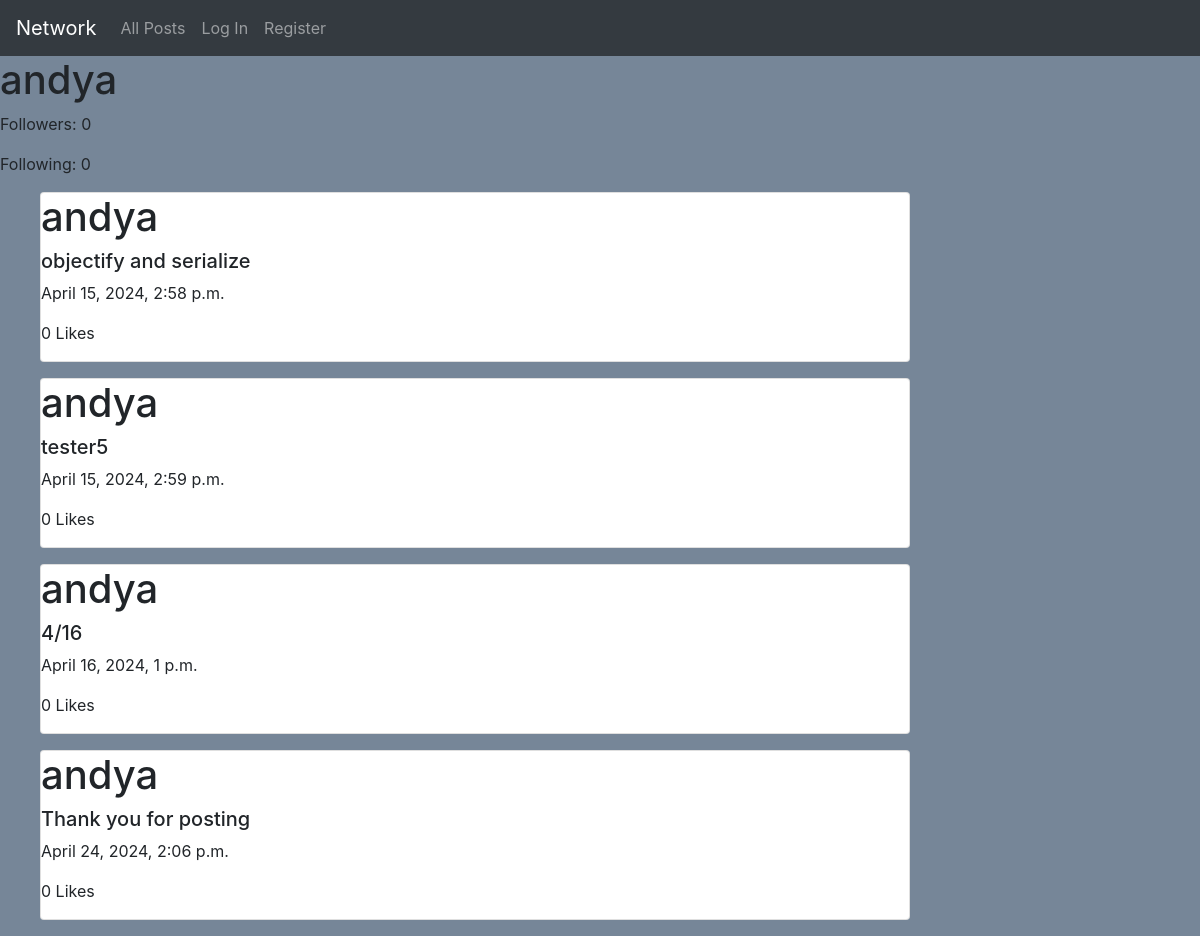
Page /profile/2 on the earlier database version.
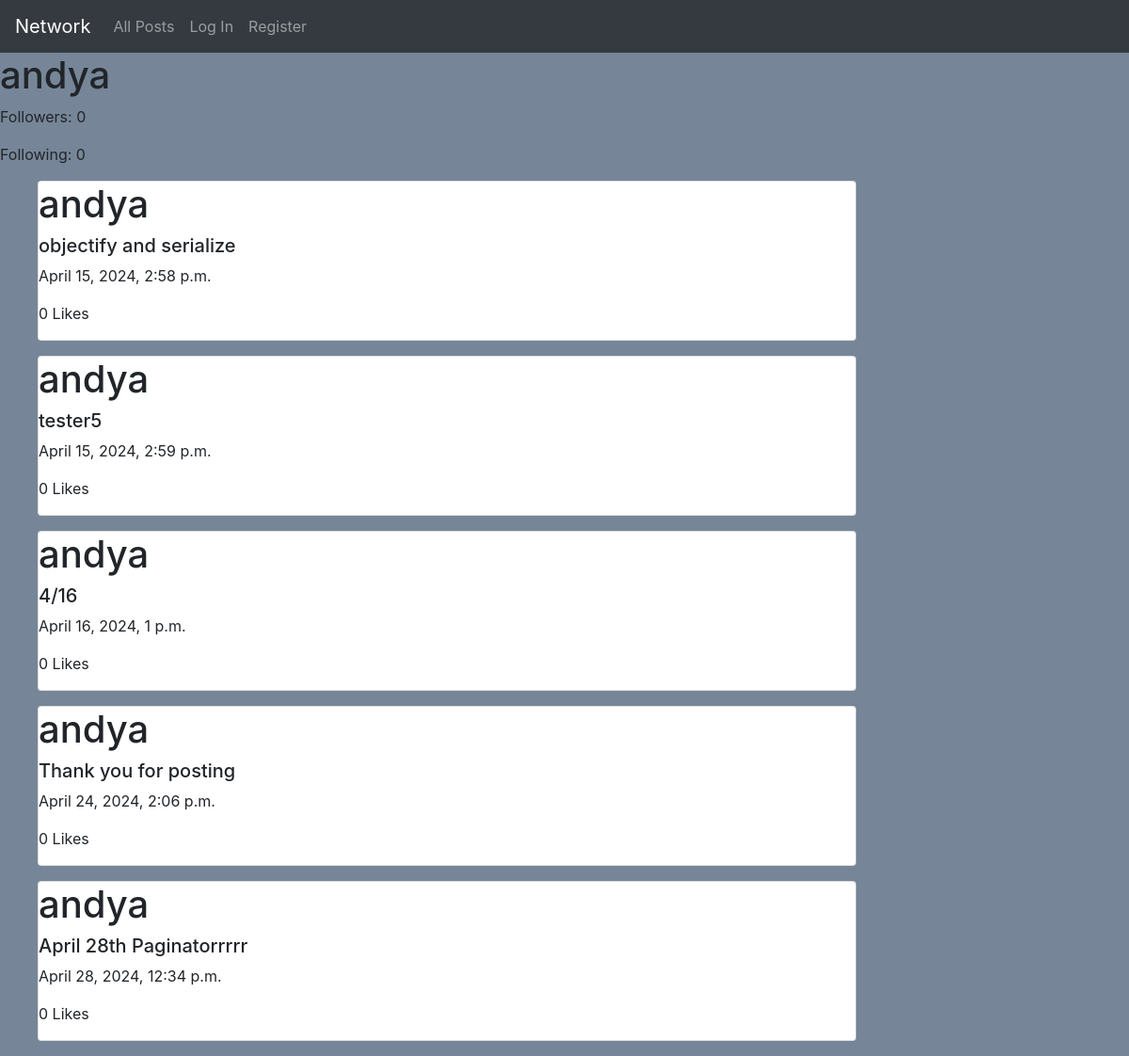
Same page on the later database version.
### network/models.py (models this page shows, shortened)
class User(AbstractUser):
    followers = models.ManyToManyField(Post, blank=True, related_name="followers")
    following = models.ManyToManyField(Post, blank=True, related_name="following")
    def __str__(self):
        return f"{self.username}"

class Post(models.Model):
    user = models.ForeignKey('User', on_delete=models.CASCADE, blank=True, null=True)
    text = models.CharField(max_length=255, blank=True)
    timestamp = models.DateTimeField(auto_now_add=True)
    likes = models.IntegerField(default=0)

### network/views.py (the view)
# urls.py: path("profile/<int:id>", views.user_profile, name="profile")
def user_profile(request, id):
    if request.method == "GET":
        user = User.objects.get(pk=id)
        posts = Post.objects.filter(user=id)
        followers = user.followers.all()
        following = user.following.all()
        return render(request, "network/profile.html", {
            "posts":posts.all(),
            "username": user.username,
            "followers": followers.__len__,
            "following": following.__len__,
        })

### network/templates/network/profile.html (shortened to what this page needs)
{% extends "network/layout.html" %}
{% load static %}
{% block body %}
<h1>{{ username }}</h1>
<p>Followers: {{ followers }}</p>
<p>Following: {{ following }}</p>
<div>
    {% for post in posts %}
        <ul>
            <div class="card w-75">
                <h1>{{post.user}}</h1>
                <h5>{{post.text}}</h5>
                <p>{{post.timestamp}}</p>
                <p>{{post.likes}} Likes</p>
            </div>
        </ul>
    {% endfor %}
</div>
{% endblock %}

### network/templates/network/layout.html (shortened to what this page needs)
{% load static %}
<!DOCTYPE html>
<html lang="en">
    <head>
        <link rel="stylesheet" href="https://stackpath.bootstrapcdn.com/bootstrap/4.4.1/css/bootstrap.min.css">
        <link href="{% static 'network/styles.css' %}" rel="stylesheet">
    </head>
    <body>
        <nav class="navbar navbar-expand-lg navbar-dark bg-dark">
            <a class="navbar-brand" href="#">Network</a>
            <div>
              <ul class="navbar-nav mr-auto">
                <li class="nav-item">
                  <a class="nav-link" href="{% url 'index' %}">All Posts</a>
                </li>
                {% if user.is_authenticated %}
                    <li class="nav-item">
                        <a class="nav-link" href="#">Following</a>
                    </li>
                    <li class="nav-item">
                        <a class="nav-link" href="{% url 'logout' %}">Log Out</a>
                    </li>
                {% else %}
                    <li class="nav-item">
                        <a class="nav-link" href="{% url 'login' %}">Log In</a>
                    </li>
                    <li class="nav-item">
                        <a class="nav-link" href="{% url 'register' %}">Register</a>
                    </li>
                {% endif %}
              </ul>
            </div>
          </nav>
        <div id="body-view">
            {% block body %}
            {% endblock %}
        </div>
    </body>
</html>

### network/static/network/styles.css (style rules this page uses)
body { background-color: #768698; }

Differences in the rows shown:
added Post: user "andya", text "April 28th Paginatorrrrr", timestamp "April 28, 2024, 12:34 p.m.", likes "0"
